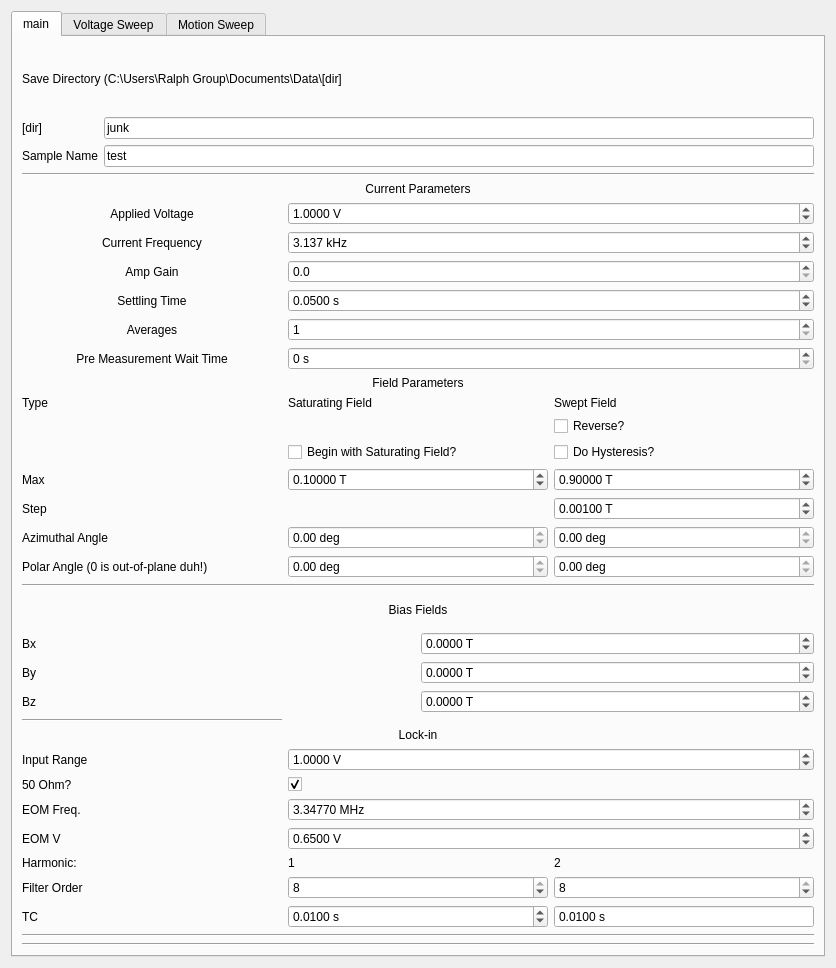
<?xml version="1.0" encoding="UTF-8"?>
<ui version="4.0">
 <class>Form</class>
 <widget class="QWidget" name="Form">
  <property name="geometry">
   <rect>
    <x>0</x>
    <y>0</y>
    <width>836</width>
    <height>968</height>
   </rect>
  </property>
  <property name="windowTitle">
   <string>Form</string>
  </property>
  <layout class="QVBoxLayout" name="verticalLayout">
   <item>
    <widget class="QTabWidget" name="tabWidget">
     <property name="toolTip">
      <string>&lt;html&gt;&lt;head/&gt;&lt;body&gt;&lt;p&gt;Field Parameters&lt;/p&gt;&lt;/body&gt;&lt;/html&gt;</string>
     </property>
     <property name="currentIndex">
      <number>0</number>
     </property>
     <widget class="QWidget" name="tab">
      <attribute name="title">
       <string>main</string>
      </attribute>
      <layout class="QVBoxLayout" name="verticalLayout_10">
       <item>
        <layout class="QGridLayout" name="save_params">
         <item row="4" column="0">
          <widget class="QLabel" name="label_12">
           <property name="enabled">
            <bool>true</bool>
           </property>
           <property name="text">
            <string>Sample Name</string>
           </property>
          </widget>
         </item>
         <item row="4" column="1">
          <widget class="QLineEdit" name="sample_name">
           <property name="text">
            <string>test</string>
           </property>
           <property name="placeholderText">
            <string>test</string>
           </property>
          </widget>
         </item>
         <item row="0" column="0" colspan="2">
          <widget class="QLabel" name="label_8">
           <property name="text">
            <string>Save Directory (C:\Users\Ralph Group\Documents\Data\[dir]</string>
           </property>
           <property name="wordWrap">
            <bool>true</bool>
           </property>
          </widget>
         </item>
         <item row="3" column="0">
          <widget class="QLabel" name="label_22">
           <property name="text">
            <string>[dir]</string>
           </property>
          </widget>
         </item>
         <item row="3" column="1">
          <widget class="QLineEdit" name="save_dir">
           <property name="text">
            <string>junk</string>
           </property>
          </widget>
         </item>
        </layout>
       </item>
       <item>
        <widget class="Line" name="line_3">
         <property name="orientation">
          <enum>Qt::Horizontal</enum>
         </property>
        </widget>
       </item>
       <item>
        <layout class="QGridLayout" name="lockin_params">
         <item row="15" column="0">
          <widget class="QLabel" name="label_16">
           <property name="text">
            <string>Azimuthal Angle</string>
           </property>
          </widget>
         </item>
         <item row="4" column="0">
          <widget class="QLabel" name="label_20">
           <property name="text">
            <string>Settling Time</string>
           </property>
           <property name="alignment">
            <set>Qt::AlignCenter</set>
           </property>
          </widget>
         </item>
         <item row="8" column="0" colspan="3">
          <widget class="QLabel" name="label_10">
           <property name="text">
            <string>Field Parameters</string>
           </property>
           <property name="alignment">
            <set>Qt::AlignCenter</set>
           </property>
          </widget>
         </item>
         <item row="0" column="0" colspan="3">
          <widget class="QLabel" name="label_7">
           <property name="text">
            <string>Current Parameters</string>
           </property>
           <property name="alignment">
            <set>Qt::AlignCenter</set>
           </property>
          </widget>
         </item>
         <item row="13" column="0">
          <widget class="QLabel" name="label_18">
           <property name="text">
            <string>Max</string>
           </property>
          </widget>
         </item>
         <item row="4" column="1" colspan="2">
          <widget class="QDoubleSpinBox" name="settling">
           <property name="suffix">
            <string> s</string>
           </property>
           <property name="decimals">
            <number>4</number>
           </property>
           <property name="maximum">
            <double>9999999.000000000000000</double>
           </property>
           <property name="value">
            <double>0.050000000000000</double>
           </property>
          </widget>
         </item>
         <item row="2" column="0">
          <widget class="QLabel" name="label_9">
           <property name="text">
            <string>Current Frequency</string>
           </property>
           <property name="alignment">
            <set>Qt::AlignCenter</set>
           </property>
          </widget>
         </item>
         <item row="13" column="1">
          <widget class="QDoubleSpinBox" name="saturating_field">
           <property name="suffix">
            <string> T</string>
           </property>
           <property name="decimals">
            <number>5</number>
           </property>
           <property name="minimum">
            <double>-0.900000000000000</double>
           </property>
           <property name="maximum">
            <double>0.900000000000000</double>
           </property>
           <property name="singleStep">
            <double>0.001000000000000</double>
           </property>
           <property name="value">
            <double>0.100000000000000</double>
           </property>
          </widget>
         </item>
         <item row="16" column="1">
          <widget class="QDoubleSpinBox" name="saturating_field_polar">
           <property name="suffix">
            <string> deg</string>
           </property>
           <property name="minimum">
            <double>0.000000000000000</double>
           </property>
           <property name="maximum">
            <double>0.000000000000000</double>
           </property>
           <property name="value">
            <double>0.000000000000000</double>
           </property>
          </widget>
         </item>
         <item row="16" column="0">
          <widget class="QLabel" name="label_19">
           <property name="text">
            <string>Polar Angle (0 is out-of-plane duh!)</string>
           </property>
          </widget>
         </item>
         <item row="16" column="2">
          <widget class="QDoubleSpinBox" name="sweep_field_polar">
           <property name="suffix">
            <string> deg</string>
           </property>
           <property name="minimum">
            <double>0.000000000000000</double>
           </property>
           <property name="maximum">
            <double>0.000000000000000</double>
           </property>
          </widget>
         </item>
         <item row="9" column="2">
          <widget class="QLabel" name="label_11">
           <property name="text">
            <string>Swept Field</string>
           </property>
          </widget>
         </item>
         <item row="13" column="2">
          <widget class="QDoubleSpinBox" name="sweep_field">
           <property name="suffix">
            <string> T</string>
           </property>
           <property name="decimals">
            <number>5</number>
           </property>
           <property name="minimum">
            <double>-9.000000000000000</double>
           </property>
           <property name="maximum">
            <double>9.000000000000000</double>
           </property>
           <property name="singleStep">
            <double>0.001000000000000</double>
           </property>
           <property name="value">
            <double>0.900000000000000</double>
           </property>
          </widget>
         </item>
         <item row="14" column="2">
          <widget class="QDoubleSpinBox" name="sweep_field_step">
           <property name="suffix">
            <string> T</string>
           </property>
           <property name="decimals">
            <number>5</number>
           </property>
           <property name="minimum">
            <double>-9.000000000000000</double>
           </property>
           <property name="maximum">
            <double>9.000000000000000</double>
           </property>
           <property name="singleStep">
            <double>0.001000000000000</double>
           </property>
           <property name="value">
            <double>0.001000000000000</double>
           </property>
          </widget>
         </item>
         <item row="15" column="2">
          <widget class="QDoubleSpinBox" name="sweep_field_azimuth">
           <property name="suffix">
            <string> deg</string>
           </property>
           <property name="minimum">
            <double>0.000000000000000</double>
           </property>
           <property name="maximum">
            <double>0.000000000000000</double>
           </property>
          </widget>
         </item>
         <item row="15" column="1">
          <widget class="QDoubleSpinBox" name="saturating_field_azimuth">
           <property name="suffix">
            <string> deg</string>
           </property>
           <property name="minimum">
            <double>0.000000000000000</double>
           </property>
           <property name="maximum">
            <double>0.000000000000000</double>
           </property>
          </widget>
         </item>
         <item row="2" column="1" colspan="2">
          <widget class="QDoubleSpinBox" name="current_frequency">
           <property name="suffix">
            <string> kHz</string>
           </property>
           <property name="decimals">
            <number>3</number>
           </property>
           <property name="maximum">
            <double>1000.000000000000000</double>
           </property>
           <property name="value">
            <double>3.137000000000000</double>
           </property>
          </widget>
         </item>
         <item row="14" column="0">
          <widget class="QLabel" name="label_2">
           <property name="text">
            <string>Step</string>
           </property>
          </widget>
         </item>
         <item row="9" column="0">
          <widget class="QLabel" name="label_21">
           <property name="text">
            <string>Type</string>
           </property>
          </widget>
         </item>
         <item row="10" column="2">
          <widget class="QCheckBox" name="reverse">
           <property name="text">
            <string>Reverse?</string>
           </property>
          </widget>
         </item>
         <item row="9" column="1">
          <widget class="QLabel" name="label_6">
           <property name="text">
            <string>Saturating Field</string>
           </property>
          </widget>
         </item>
         <item row="11" column="2">
          <widget class="QCheckBox" name="hysteresis">
           <property name="text">
            <string>Do Hysteresis?</string>
           </property>
          </widget>
         </item>
         <item row="11" column="1">
          <widget class="QCheckBox" name="saturate">
           <property name="text">
            <string>Begin with Saturating Field?</string>
           </property>
          </widget>
         </item>
         <item row="3" column="1" colspan="2">
          <widget class="QDoubleSpinBox" name="amp_gain">
           <property name="suffix">
            <string/>
           </property>
           <property name="decimals">
            <number>1</number>
           </property>
           <property name="minimum">
            <double>0.000000000000000</double>
           </property>
           <property name="maximum">
            <double>50000.000000000000000</double>
           </property>
          </widget>
         </item>
         <item row="1" column="1" colspan="2">
          <widget class="QDoubleSpinBox" name="applied_voltage">
           <property name="suffix">
            <string> V</string>
           </property>
           <property name="decimals">
            <number>4</number>
           </property>
           <property name="minimum">
            <double>-10.000000000000000</double>
           </property>
           <property name="maximum">
            <double>10.000000000000000</double>
           </property>
           <property name="value">
            <double>1.000000000000000</double>
           </property>
          </widget>
         </item>
         <item row="6" column="0">
          <widget class="QLabel" name="label_31">
           <property name="text">
            <string>Pre Measurement Wait Time</string>
           </property>
           <property name="alignment">
            <set>Qt::AlignCenter</set>
           </property>
          </widget>
         </item>
         <item row="3" column="0">
          <widget class="QLabel" name="label_30">
           <property name="text">
            <string>Amp Gain</string>
           </property>
           <property name="alignment">
            <set>Qt::AlignCenter</set>
           </property>
          </widget>
         </item>
         <item row="1" column="0">
          <widget class="QLabel" name="label_3">
           <property name="text">
            <string>Applied Voltage</string>
           </property>
           <property name="alignment">
            <set>Qt::AlignCenter</set>
           </property>
          </widget>
         </item>
         <item row="6" column="1" colspan="2">
          <widget class="QDoubleSpinBox" name="wait">
           <property name="suffix">
            <string> s</string>
           </property>
           <property name="decimals">
            <number>0</number>
           </property>
           <property name="maximum">
            <double>9999999.000000000000000</double>
           </property>
          </widget>
         </item>
         <item row="5" column="0">
          <widget class="QLabel" name="label_35">
           <property name="text">
            <string>Averages</string>
           </property>
           <property name="alignment">
            <set>Qt::AlignCenter</set>
           </property>
          </widget>
         </item>
         <item row="5" column="1" colspan="2">
          <widget class="QSpinBox" name="avgs">
           <property name="minimum">
            <number>1</number>
           </property>
          </widget>
         </item>
        </layout>
       </item>
       <item>
        <widget class="Line" name="line_2">
         <property name="orientation">
          <enum>Qt::Horizontal</enum>
         </property>
        </widget>
       </item>
       <item>
        <layout class="QGridLayout" name="gridLayout">
         <item row="1" column="0">
          <widget class="QLabel" name="label_23">
           <property name="text">
            <string>Bx</string>
           </property>
          </widget>
         </item>
         <item row="2" column="0">
          <widget class="QLabel" name="label_24">
           <property name="text">
            <string>By</string>
           </property>
          </widget>
         </item>
         <item row="3" column="0">
          <widget class="QLabel" name="label_29">
           <property name="text">
            <string>Bz</string>
           </property>
          </widget>
         </item>
         <item row="1" column="1">
          <widget class="QDoubleSpinBox" name="bias_field_x">
           <property name="suffix">
            <string> T</string>
           </property>
           <property name="decimals">
            <number>4</number>
           </property>
           <property name="minimum">
            <double>-0.280000000000000</double>
           </property>
           <property name="maximum">
            <double>0.280000000000000</double>
           </property>
          </widget>
         </item>
         <item row="2" column="1">
          <widget class="QDoubleSpinBox" name="bias_field_y">
           <property name="suffix">
            <string> T</string>
           </property>
           <property name="decimals">
            <number>4</number>
           </property>
           <property name="minimum">
            <double>-0.280000000000000</double>
           </property>
           <property name="maximum">
            <double>0.280000000000000</double>
           </property>
          </widget>
         </item>
         <item row="3" column="1">
          <widget class="QDoubleSpinBox" name="bias_field_z">
           <property name="suffix">
            <string> T</string>
           </property>
           <property name="decimals">
            <number>4</number>
           </property>
           <property name="minimum">
            <double>-0.150000000000000</double>
           </property>
           <property name="maximum">
            <double>0.150000000000000</double>
           </property>
          </widget>
         </item>
         <item row="0" column="0" colspan="2">
          <widget class="QLabel" name="label_28">
           <property name="text">
            <string>Bias Fields</string>
           </property>
           <property name="alignment">
            <set>Qt::AlignCenter</set>
           </property>
          </widget>
         </item>
        </layout>
       </item>
       <item>
        <layout class="QGridLayout" name="field_params">
         <item row="8" column="1">
          <widget class="QSpinBox" name="first_harm_order">
           <property name="minimum">
            <number>1</number>
           </property>
           <property name="maximum">
            <number>8</number>
           </property>
           <property name="value">
            <number>8</number>
           </property>
          </widget>
         </item>
         <item row="8" column="2">
          <widget class="QSpinBox" name="second_harm_order">
           <property name="minimum">
            <number>1</number>
           </property>
           <property name="maximum">
            <number>8</number>
           </property>
           <property name="value">
            <number>8</number>
           </property>
          </widget>
         </item>
         <item row="7" column="0">
          <widget class="QLabel" name="label_14">
           <property name="text">
            <string>Harmonic:</string>
           </property>
          </widget>
         </item>
         <item row="7" column="2">
          <widget class="QLabel" name="label_13">
           <property name="text">
            <string>2</string>
           </property>
          </widget>
         </item>
         <item row="9" column="0">
          <widget class="QLabel" name="label_5">
           <property name="text">
            <string>TC</string>
           </property>
          </widget>
         </item>
         <item row="9" column="2">
          <widget class="QDoubleSpinBox" name="second_harm_tc">
           <property name="buttonSymbols">
            <enum>QAbstractSpinBox::NoButtons</enum>
           </property>
           <property name="suffix">
            <string> s</string>
           </property>
           <property name="decimals">
            <number>4</number>
           </property>
           <property name="minimum">
            <double>0.000000000000000</double>
           </property>
           <property name="maximum">
            <double>50.000000000000000</double>
           </property>
           <property name="singleStep">
            <double>0.000010000000000</double>
           </property>
           <property name="value">
            <double>0.010000000000000</double>
           </property>
          </widget>
         </item>
         <item row="9" column="1">
          <widget class="QDoubleSpinBox" name="first_harm_tc">
           <property name="suffix">
            <string> s</string>
           </property>
           <property name="decimals">
            <number>4</number>
           </property>
           <property name="maximum">
            <double>50.000000000000000</double>
           </property>
           <property name="value">
            <double>0.010000000000000</double>
           </property>
          </widget>
         </item>
         <item row="8" column="0">
          <widget class="QLabel" name="label_17">
           <property name="text">
            <string>Filter Order</string>
           </property>
          </widget>
         </item>
         <item row="7" column="1">
          <widget class="QLabel" name="label_4">
           <property name="text">
            <string>1</string>
           </property>
          </widget>
         </item>
         <item row="4" column="0">
          <widget class="QLabel" name="label_25">
           <property name="text">
            <string>50 Ohm?</string>
           </property>
          </widget>
         </item>
         <item row="6" column="0">
          <widget class="QLabel" name="label_15">
           <property name="text">
            <string>EOM V</string>
           </property>
          </widget>
         </item>
         <item row="3" column="1" colspan="2">
          <widget class="QDoubleSpinBox" name="input_range">
           <property name="suffix">
            <string> V</string>
           </property>
           <property name="decimals">
            <number>4</number>
           </property>
           <property name="value">
            <double>1.000000000000000</double>
           </property>
          </widget>
         </item>
         <item row="5" column="0">
          <widget class="QLabel" name="label_27">
           <property name="text">
            <string>EOM Freq.</string>
           </property>
          </widget>
         </item>
         <item row="3" column="0">
          <widget class="QLabel" name="label_26">
           <property name="text">
            <string>Input Range</string>
           </property>
          </widget>
         </item>
         <item row="1" column="0" colspan="3">
          <widget class="QLabel" name="label">
           <property name="text">
            <string>Lock-in</string>
           </property>
           <property name="alignment">
            <set>Qt::AlignCenter</set>
           </property>
          </widget>
         </item>
         <item row="6" column="1" colspan="2">
          <widget class="QDoubleSpinBox" name="eom_voltage">
           <property name="suffix">
            <string> V</string>
           </property>
           <property name="decimals">
            <number>4</number>
           </property>
           <property name="value">
            <double>0.650000000000000</double>
           </property>
          </widget>
         </item>
         <item row="4" column="1" colspan="2">
          <widget class="QCheckBox" name="imp50">
           <property name="text">
            <string/>
           </property>
           <property name="checked">
            <bool>true</bool>
           </property>
           <property name="tristate">
            <bool>false</bool>
           </property>
          </widget>
         </item>
         <item row="5" column="1" colspan="2">
          <widget class="QDoubleSpinBox" name="f_eom">
           <property name="suffix">
            <string> MHz</string>
           </property>
           <property name="decimals">
            <number>5</number>
           </property>
           <property name="value">
            <double>3.347700000000000</double>
           </property>
          </widget>
         </item>
         <item row="0" column="0">
          <widget class="Line" name="line_4">
           <property name="orientation">
            <enum>Qt::Horizontal</enum>
           </property>
          </widget>
         </item>
        </layout>
       </item>
       <item>
        <widget class="Line" name="line">
         <property name="orientation">
          <enum>Qt::Horizontal</enum>
         </property>
        </widget>
       </item>
       <item>
        <widget class="Line" name="line_5">
         <property name="orientation">
          <enum>Qt::Horizontal</enum>
         </property>
        </widget>
       </item>
      </layout>
     </widget>
     <widget class="QWidget" name="tab_2">
      <attribute name="title">
       <string>Voltage Sweep</string>
      </attribute>
      <widget class="QWidget" name="gridLayoutWidget">
       <property name="geometry">
        <rect>
         <x>0</x>
         <y>0</y>
         <width>331</width>
         <height>191</height>
        </rect>
       </property>
       <layout class="QGridLayout" name="gridLayout_2">
        <item row="3" column="0">
         <widget class="QLabel" name="label_32">
          <property name="text">
           <string>Voltage stop</string>
          </property>
         </widget>
        </item>
        <item row="1" column="0">
         <widget class="QLabel" name="label_33">
          <property name="text">
           <string>Voltage Start</string>
          </property>
         </widget>
        </item>
        <item row="4" column="0">
         <widget class="QLabel" name="label_34">
          <property name="text">
           <string>Voltage Step</string>
          </property>
         </widget>
        </item>
        <item row="1" column="1">
         <widget class="QDoubleSpinBox" name="voltage_min">
          <property name="suffix">
           <string> V (rms)</string>
          </property>
          <property name="decimals">
           <number>3</number>
          </property>
          <property name="maximum">
           <double>8.000000000000000</double>
          </property>
          <property name="value">
           <double>1.000000000000000</double>
          </property>
         </widget>
        </item>
        <item row="3" column="1">
         <widget class="QDoubleSpinBox" name="voltage_max">
          <property name="suffix">
           <string> V (rms)</string>
          </property>
          <property name="decimals">
           <number>3</number>
          </property>
          <property name="maximum">
           <double>8.000000000000000</double>
          </property>
          <property name="value">
           <double>7.000000000000000</double>
          </property>
         </widget>
        </item>
        <item row="4" column="1">
         <widget class="QDoubleSpinBox" name="voltage_step">
          <property name="suffix">
           <string> V (rms)</string>
          </property>
          <property name="decimals">
           <number>3</number>
          </property>
          <property name="maximum">
           <double>8.000000000000000</double>
          </property>
          <property name="value">
           <double>0.500000000000000</double>
          </property>
         </widget>
        </item>
        <item row="0" column="0">
         <widget class="QCheckBox" name="do_voltage_sweep">
          <property name="text">
           <string>Do Voltage Sweep?</string>
          </property>
         </widget>
        </item>
       </layout>
      </widget>
     </widget>
     <widget class="QWidget" name="tab_3">
      <attribute name="title">
       <string>Motion Sweep</string>
      </attribute>
      <widget class="QWidget" name="gridLayoutWidget">
       <property name="geometry">
        <rect>
         <x>0</x>
         <y>0</y>
         <width>347</width>
         <height>191</height>
        </rect>
       </property>
       <layout class="QGridLayout" name="gridLayout_2">
        <item row="1" column="1">
         <widget class="QLabel" name="label_36">
          <property name="text">
           <string>x</string>
          </property>
         </widget>
        </item>
        <item row="2" column="0">
         <widget class="QLabel" name="label_32">
          <property name="text">
           <string>Step size</string>
          </property>
         </widget>
        </item>
        <item row="2" column="1">
         <widget class="QDoubleSpinBox" name="delta_x">
          <property name="suffix">
           <string/>
          </property>
          <property name="decimals">
           <number>0</number>
          </property>
          <property name="minimum">
           <double>-2000.000000000000000</double>
          </property>
          <property name="maximum">
           <double>2000.000000000000000</double>
          </property>
          <property name="value">
           <double>0.000000000000000</double>
          </property>
         </widget>
        </item>
        <item row="1" column="2">
         <widget class="QLabel" name="label_37">
          <property name="text">
           <string>y</string>
          </property>
         </widget>
        </item>
        <item row="0" column="0">
         <widget class="QCheckBox" name="do_motion_sweep">
          <property name="text">
           <string>Do Motion Sweep?</string>
          </property>
         </widget>
        </item>
        <item row="2" column="2">
         <widget class="QDoubleSpinBox" name="delta_y">
          <property name="suffix">
           <string/>
          </property>
          <property name="decimals">
           <number>0</number>
          </property>
          <property name="minimum">
           <double>-2000.000000000000000</double>
          </property>
          <property name="maximum">
           <double>2000.000000000000000</double>
          </property>
          <property name="value">
           <double>100.000000000000000</double>
          </property>
         </widget>
        </item>
        <item row="3" column="1">
         <widget class="QDoubleSpinBox" name="num_step">
          <property name="suffix">
           <string/>
          </property>
          <property name="decimals">
           <number>0</number>
          </property>
          <property name="maximum">
           <double>1000.000000000000000</double>
          </property>
          <property name="value">
           <double>5.000000000000000</double>
          </property>
         </widget>
        </item>
        <item row="3" column="0">
         <widget class="QLabel" name="label_34">
          <property name="text">
           <string>number of steps</string>
          </property>
         </widget>
        </item>
        <item row="0" column="1">
         <widget class="QCheckBox" name="x_enable">
          <property name="text">
           <string>Enable x</string>
          </property>
         </widget>
        </item>
        <item row="0" column="2">
         <widget class="QCheckBox" name="y_enable">
          <property name="text">
           <string>Enable y</string>
          </property>
         </widget>
        </item>
       </layout>
      </widget>
     </widget>
    </widget>
   </item>
  </layout>
 </widget>
 <resources/>
 <connections/>
</ui>
